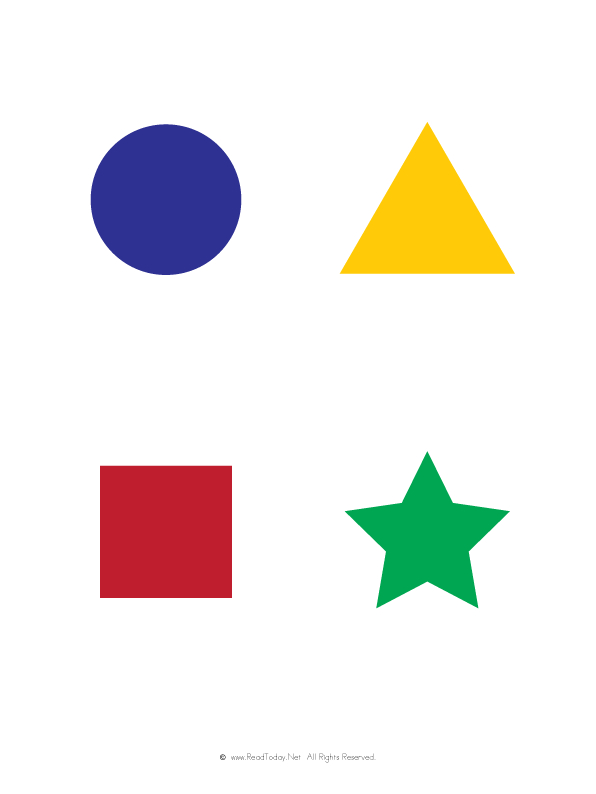
#> input picture shapes.jpg, 596 x 794 px
$ python 23_shape_detection.py
#> lines starting #> are read from the running program, lines starting #| are printed output that depends on the picture; after the words box and inside, x2 and y2 are one past the last pixel; in counts of white or black regions, pixels touching at a corner belong together; long printed decimals are rounded
import numpy as np
import cv2

img = cv2.imread('shapes.jpg')
#> img is the input picture: shape (794, 596, 3); mean B, G, R 232.1, 235.3, 238.7
imgGrey = cv2.cvtColor(img, cv2.COLOR_BGR2GRAY)
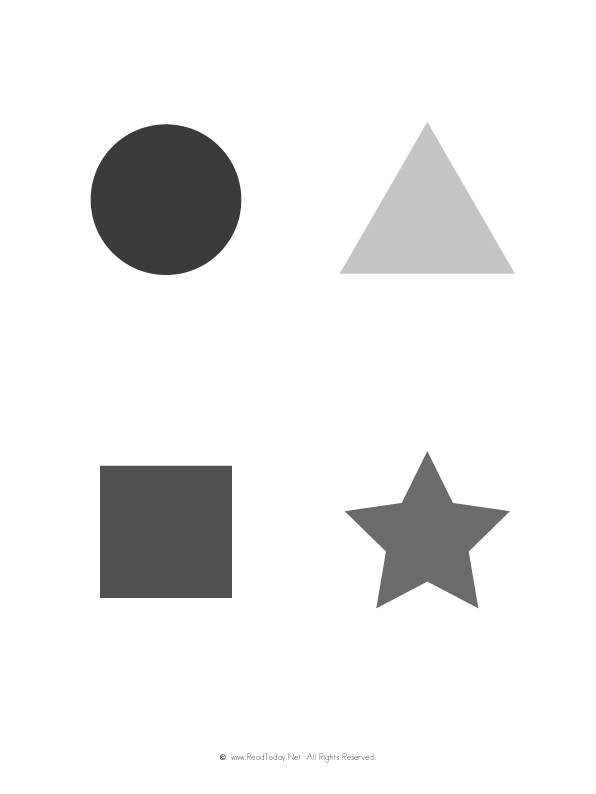
#> imgGrey: shape (794, 596); min 58, max 255, mean 236
_, thrash = cv2.threshold(imgGrey, 240, 255, cv2.THRESH_BINARY)
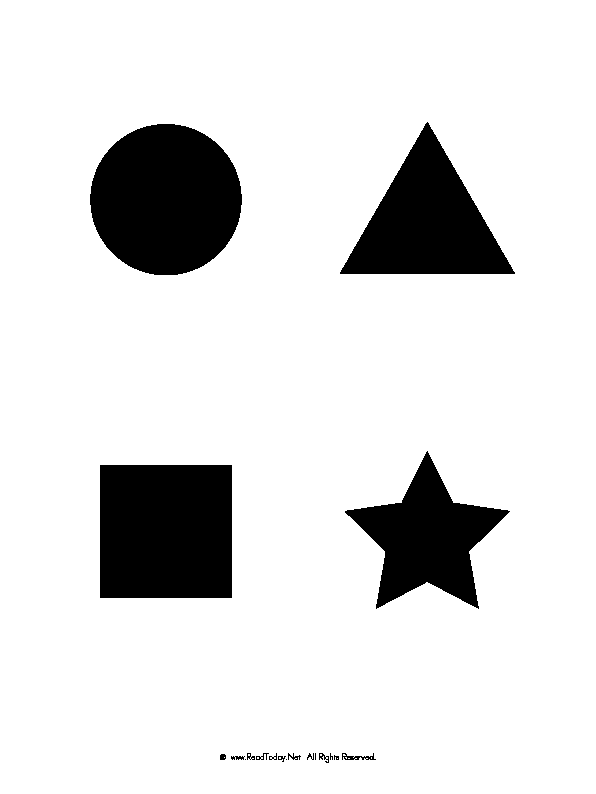
#> thrash: shape (794, 596); 87.1% white; 19 black regions (5 under 20 px)
contours, _ = cv2.findContours(thrash, cv2.RETR_TREE, cv2.CHAIN_APPROX_NONE)
#> contours = 39 contours, 19 with area under 20; largest, box (x1, y1, x2, y2) and area: (0, 0, 596, 794) 471835, (89, 123, 243, 276) 18246, (99, 464, 233, 599) 17820, (339, 121, 516, 275) 13696, (344, 450, 511, 610) 11600

cv2.imshow("img", img)
for contour in contours:
    approx = cv2.approxPolyDP(contour, 0.01* cv2.arcLength(contour, True), True)
    cv2.drawContours(img, [approx], 0, (0, 255, 0), 2)
    x = approx.ravel()[0]
    y = approx.ravel()[1]-5

    if len(approx) == 3:
        cv2.putText(img, "Triangle", (x, y), cv2.FONT_HERSHEY_COMPLEX, 0.5, (0, 0, 0))
    elif len(approx) == 4:
        x1 ,y1, w, h = cv2.boundingRect(approx)
        aspectRatio = float(w)/h
        print(aspectRatio)
        if aspectRatio >= 0.85 and aspectRatio <= 1.10:
          cv2.putText(img, "square", (x, y), cv2.FONT_HERSHEY_COMPLEX, 0.5, (0, 0, 0))
        else:
          cv2.putText(img, "rectangle", (x, y), cv2.FONT_HERSHEY_COMPLEX, 0.5, (0, 0, 0))
    elif len(approx) == 5:
        cv2.putText(img, "Pentagon", (x, y), cv2.FONT_HERSHEY_COMPLEX, 0.5, (0, 0, 0))
    elif len(approx) == 6:
        cv2.putText(img, "Hexagon", (x, y), cv2.FONT_HERSHEY_COMPLEX, 0.5, (0, 0, 0))
    elif len(approx) == 10:
        cv2.putText(img, "Star", (x, y), cv2.FONT_HERSHEY_COMPLEX, 0.5, (0, 0, 0))
    else:
        cv2.putText(img, "Circle", (x, y), cv2.FONT_HERSHEY_COMPLEX, 0.5, (0, 0, 0))
#> this loop made 39 passes
#> (approx, x, y, x1, y1, w, h, aspectRatio) on passes 1, 2, 3, 4, 8, 11, 13, 24: ([[0, 0], [0, 793], [595, 793], [595, 0]], 0, -5, 0, 0, 596, 794, 0.751), ([[285, 759], [286, 758], [287, 759], [286, 760]], 285, 754, 285, 758, 3, 3, 1), ([[249, 759], [250, 758], [251, 759], [250, 760]], 249, 754, 249, 758, 3, 3, 1), ([[244, 759], [245, 758], [246, 759], [245, 760]], 244, 754, 244, 758, 3, 3, 1), ([[279, 757], [279, 758], [280, 758], [280, 757]], 279, 752, 279, 757, 2, 2, 1), ([[257, 757], [257, 758], [258, 758], [258, 757]], 257, 752, 257, 757, 2, 2, 1), ([[243, 756], [244, 755], [245, 756], [244, 757]], 243, 751, 243, 755, 3, 3, 1), ([[343, 754], [343, 755], [345, 755], [344, 754]], 343, 749, 343, 754, 3, 2, 1.5)
#> (x, y) on passes 5, 6, 7, 9, 10, 12: (271, 752), (326, 750), (277, 754), (268, 751), (255, 751), (250, 752)
#| 0.7506
#| 1.0
#| 1.0
#| 1.0
#| 1.0
#| 1.0
#| 1.0
#| 1.5
#> (further printed lines are left out)
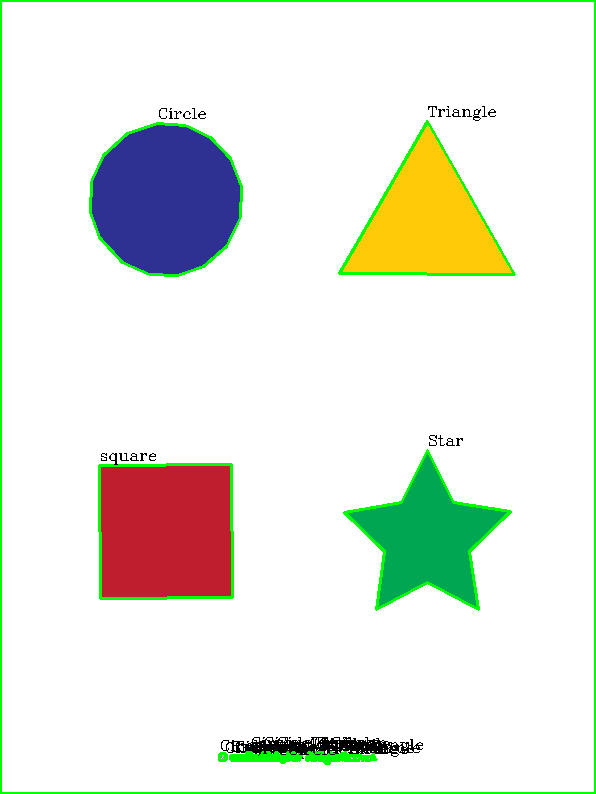
#> img: shape (794, 596, 3); 3.34% of pixels changed, all inside (x1, y1, x2, y2) = (0, 0, 596, 794)


cv2.imshow("shapes", img)
cv2.waitKey(0)
cv2.destroyAllWindows()
